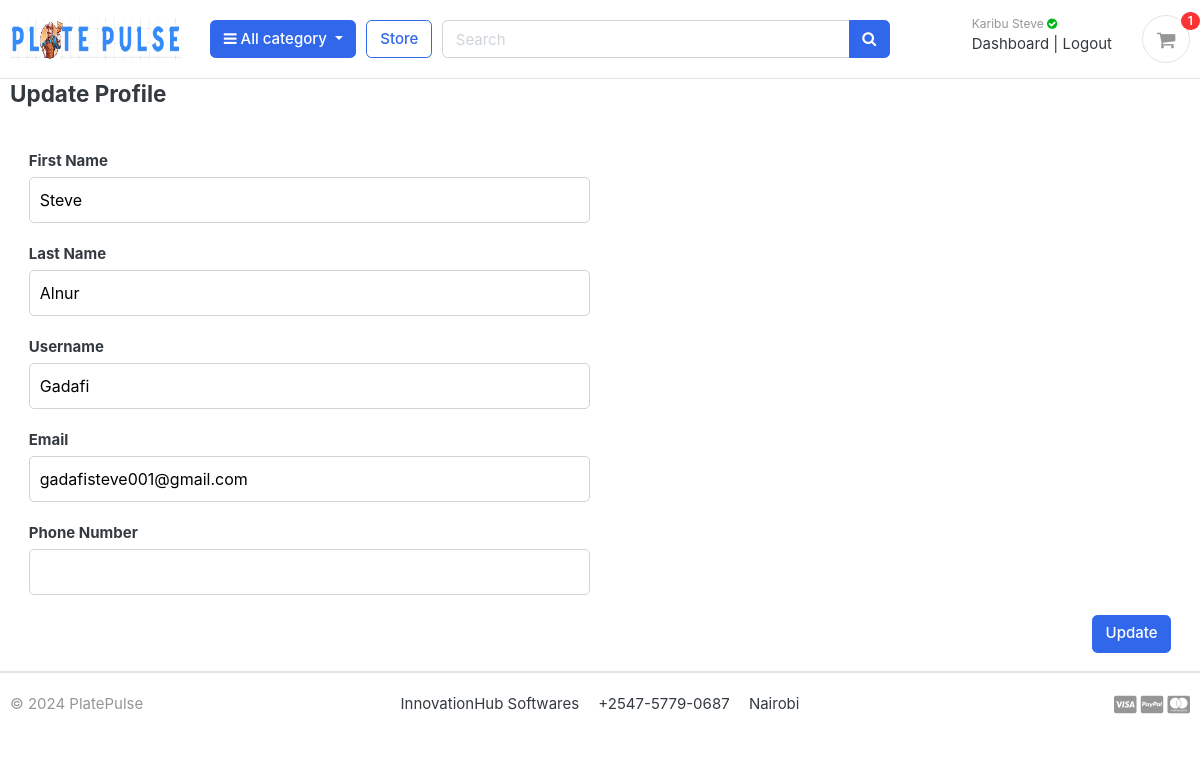
Before: /accounts/update-profile/ (signed in) with the older database file.
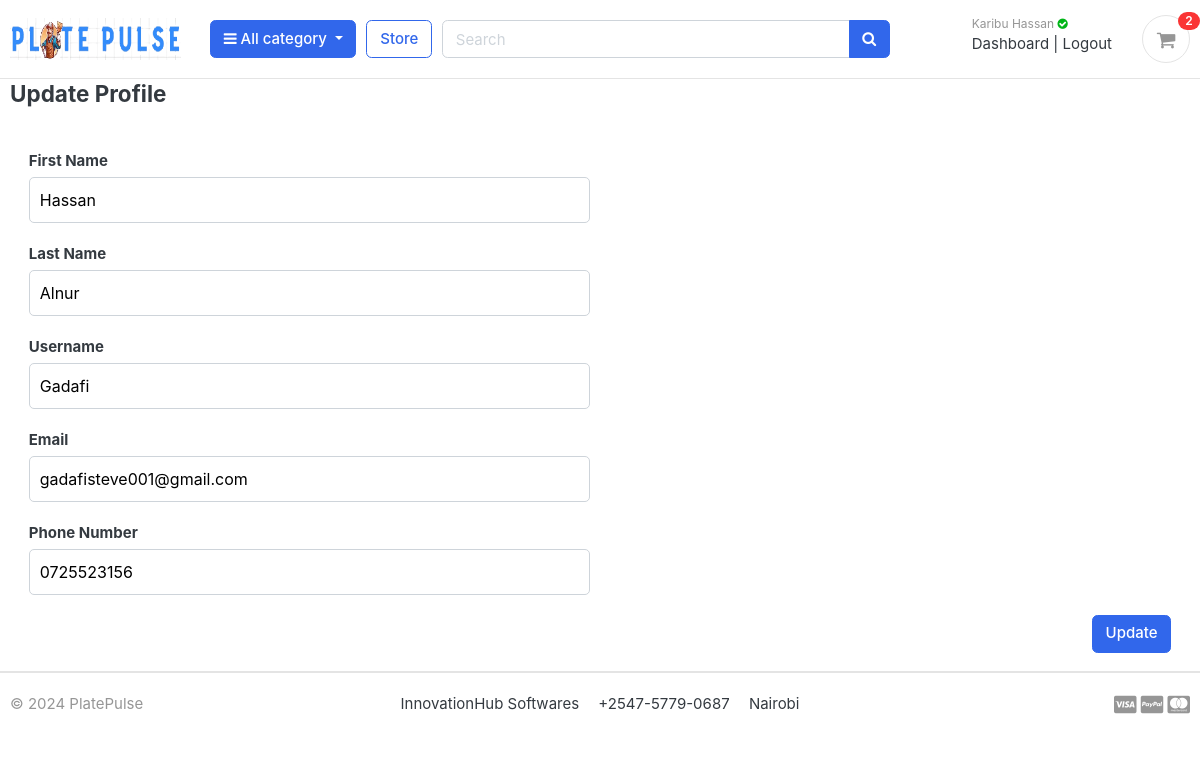
After: the same page with the newer database file.
### accounts/models.py (models this page shows, shortened)
class Account(AbstractBaseUser):
    first_name      = models.CharField(max_length=50)
    last_name       = models.CharField(max_length=50)
    username        = models.CharField(max_length=50, unique=True)
    email           = models.EmailField(max_length=100, unique=True)
    phone_number    = models.CharField(max_length=50)
    date_joined     = models.DateTimeField(auto_now_add=True)
    last_login      = models.DateTimeField(auto_now_add=True)
    is_admin        = models.BooleanField(default=False)
    is_staff        = models.BooleanField(default=False)
    is_active        = models.BooleanField(default=False)
    is_superadmin        = models.BooleanField(default=False)
    USERNAME_FIELD = 'email'
    REQUIRED_FIELDS = ['username', 'first_name', 'last_name']
    objects = MyAccountManager()

### accounts/views.py (the view)
# urls.py: path('update-profile/', views.update_profile, name='update_profile'),
@login_required
def update_profile(request):
    user = request.user  # Get the logged-in user
    if request.method == 'POST':
        form = UserProfileForm(request.POST, instance=user)
        if form.is_valid():
            form.save()  # Save the updated user information
            return redirect('dashboard')  # Redirect to a profile page or a success page
    else:
        form = UserProfileForm(instance=user)  # Pre-fill the form with the current user data
    return render(request, 'accounts/update_profile.html', {'form': form})

### accounts/forms.py
class UserProfileForm(forms.ModelForm):
    class Meta:
        model = Account
        fields = ['first_name', 'last_name', 'username', 'email', 'phone_number']

### carts/context_processors.py (called while the page is built)
def counter(request):
    cart_count = 0
    if 'admin' in request.path:
        return {}
    else:
        try:
            cart = Cart.objects.filter(cart_id=_cart_id(request))
            if request.user.is_authenticated:
                cart_items = CartItem.objects.all().filter(user=request.user)
            else:
                cart_items = CartItem.objects.all().filter(cart=cart[:1])
            for cart_item in cart_items:
                cart_count += cart_item.quantity
        except Cart.DoesNotExist:
            cart_count = 0
    return dict(cart_count=cart_count)

### carts/views.py (called while the page is built)
def _cart_id(request):
    cart = request.session.session_key
    if not cart:
        cart = request.session.create()
    return cart

### category/context_processors.py (called while the page is built)
def menu_links(request):
    links = Category.objects.all()
    return dict(links=links)

### category/models.py (called while the page is built)
    def get_url(self):
            return reverse('products_by_category', args=[self.slug])

### templates/accounts/update_profile.html (shortened to what this page needs)
{% extends 'base.html' %}
{% load static %}
{% block content %}
<div class="container">
    <header class="mb-4"><h4 class="card-title">Update Profile </h4></header>
    <div class="card-body">
        <form method="post" enctype="multipart/form-data">
            <div class="row">
                <div class="col-xl-6">
                    <div class="form-group">
                        <label for="first_name">First Name</label>
                        {{ form.first_name }}
                    </div>
                    <div class="form-group">
                        <label for="last_name">Last Name</label>
                        {{ form.last_name }}
                    </div>
                    <div class="form-group">
                        <label for="username">Username</label>
                        {{ form.username }}
                    </div>
                    <div class="form-group">
                        <label for="email">Email</label>
                        {{ form.email }}
                    </div>
                    <div class="form-group">
                        <label for="phone_number">Phone Number</label>
                        {{ form.phone_number }}
                    </div>
                </div>
            </div>
            <div class="text-right">
                <button type="submit" class="btn btn-primary">Update</button>
            </div>
        </form>
    </div>
</div>
{% endblock %}

### templates/includes/navbar.html (shortened to what this page needs)
{% load static %}
<header class="section-header">
<section class="header-main border-bottom">
  <div class="container">
<div class="row align-items-center">
  <div class="col-lg-2 col-md-3 col-6">
    <a href="{% url 'home' %}" class="brand-wrap">
      <img  class="logo"  src="{% static 'img/logo.png'%}" alt="logo">
    </a>
  </div>
  <div class="col-lg col-sm col-md col-6 flex-grow-0">
    <div class="category-wrap dropdown d-inline-block float-right">
      <button type="button" class="btn btn-primary dropdown-toggle" data-toggle="dropdown">
        <i class="fa fa-bars"></i> All category
      </button>
    </div>
  </div>
  <a href="{% url 'store' %}" class="btn btn-outline-primary">Store</a>
  <div class="col-lg  col-md-6 col-sm-12 col">
    <form action="{% url 'search' %}" class="search" method='GET'>
      <div class="input-group w-100">
          <input type="text" class="form-control" style="width:60%;" placeholder="Search" name="keyword">
          <div class="input-group-append">
            <button class="btn btn-primary" type="submit">
              <i class="fa fa-search"></i>
            </button>
          </div>
        </div>
    </form>
  </div>
  <div class="col-lg-3 col-sm-6 col-8 order-2 order-lg-3">
        <div class="d-flex justify-content-end mb-3 mb-lg-0">
          {% if user.id is None %}
          <div class="widget-header">
            <small class="title text-muted">Welcome guest!</small>
            <div>
              <a href="{% url 'login' %}">Login</a> <span class="dark-transp"> | </span>
              <a href="{% url 'register' %}"> Register</a>
            </div>
          </div>
          {% else %}
          <div class="widget-header">
            <small class="title text-muted">Karibu {{user.first_name}} <i class="fa fa-check-circle text-success" aria-hidden="true"></i></small>
            <div>
              <a href="{% url 'dashboard' %}">Dashboard</a> <span class="dark-transp"> | </span>
              <a href="{% url 'logout' %}"> Logout</a>
            </div>
          </div>
          {% endif %}
          <a href="{% url 'cart' %}" class="widget-header pl-3 ml-3">
            <div class="icon icon-sm rounded-circle border"><i class="fa fa-shopping-cart"></i></div>
            <span class="badge badge-pill badge-danger notify">{{cart_count}}</span>
          </a>
        </div>
      </div>
</div>
  </div>
</section>
</header>

Changed rows visible on the page:
changed Account "Alnur": first_name "Steve" → "Hassan"; phone_number (not shown) → "0725523156"
Other visible differences:
{{ cart_count }}: "1" → "2"
